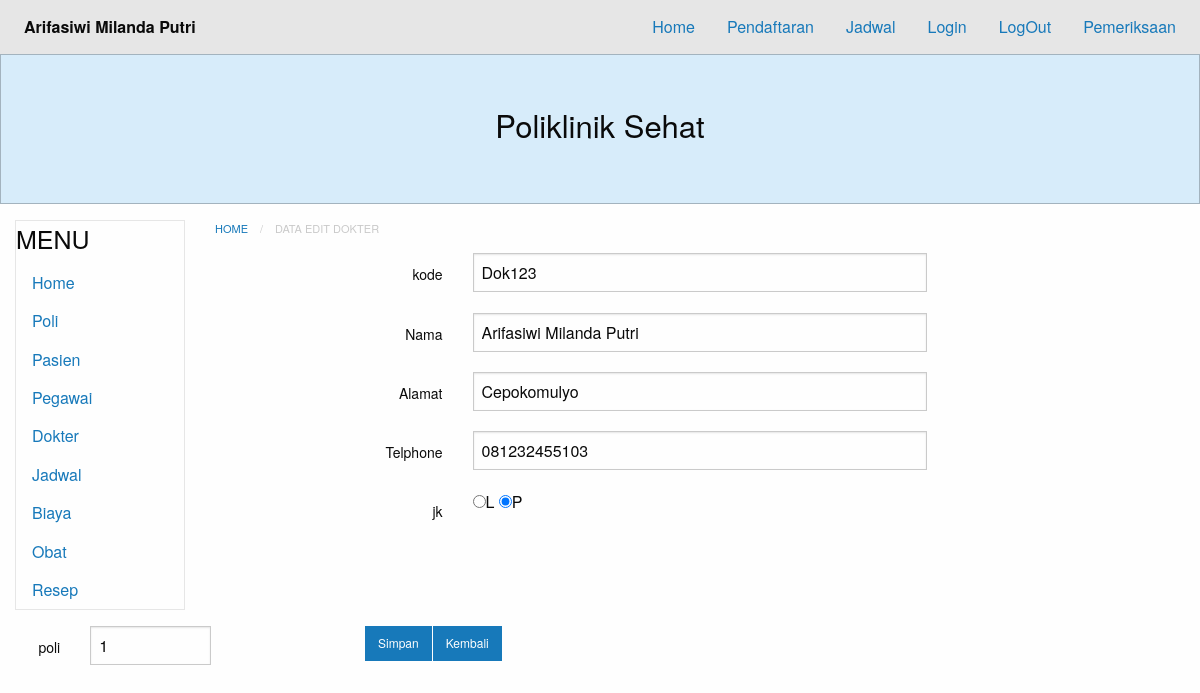
The app's page /?module=dokter-show&id=1 with its own data.
### tables this page shows
CREATE TABLE `dokter` (
  `id` int(11) NOT NULL,
  `kode` varchar(255) NOT NULL,
  `nama` varchar(255) NOT NULL,
  `alamat` varchar(255) NOT NULL,
  `telp` varchar(255) NOT NULL,
  `jk` varchar(255) NOT NULL,
  `poli_id` int(11) NOT NULL
);

### database.php (called while the page is built, shortened)
<?php
class Database {
	private $db_host = "localhost";
	private $db_user = "root";
	private $db_pass = "";
	private $db_name = "07_arifasiwimp_poliklinik";
	var $con = false;
    var $myconn = "";
	var $result = array();
    function __construct() {
        if(!$this->con){
            $this->myconn = new mysqli($this->db_host, $this->db_user, $this->db_pass, $this->db_name);
            if($this->myconn->connect_errno > 0){
                array_push($this->result, $this->myconn->connect_error);
                return false;
            }else{
                $this->myconn->set_charset('utf8');
                $this->con = true;
                return true;
            }
        } else {
            return true;
        }
    }
	public function select($table, $rows = '*', $join = null,$join2 = null,$join3 = null,$join4 = null, $join5 = null, $join6 = null, $where = null, $order = null, $limit = null){
		$q = 'SELECT '.$rows.' FROM '.$table;
        if($where != null){
        	$q .= ' WHERE '.$where;
		}
        if($this->tableExists($table)){
        	$query = $this->myconn->query($q);
			if($query){
				$this->numResults = $query->num_rows;
				for($i = 0; $i < $this->numResults; $i++){
					$r = $query->fetch_array();
                	$key = array_keys($r);
                	for($x = 0; $x < count($key); $x++){
                    	if(!is_int($key[$x])){
                    		if($query->num_rows >= 1){
                    			$this->result[$i][$key[$x]] = $r[$key[$x]];
							}else{
								$this->result[$i][$key[$x]] = null;
							}
						}
					}
				}
				return true;
			}else{
				array_push($this->result, $this->myconn->error);
				return false;
			}
      	}else{
      		return false;
    	}
    }
	private function TableExists($table) {
    	$res = $this->myconn->query('SHOW TABLES LIKE "'.$table.'"');
    	if(isset($res->num_rows)) {
        	return $res->num_rows > 0 ? true : false;
    	} else {
    		array_push($this->result, $table." does not exist in this database");
    		return false;
    	}
	}
    public function getOne(){
        $val = $this->result;
        return $val;
    }
}

### content.php (called while the page is built, shortened)
<?php
$module = empty($_GET['module']) ? 'home' : $_GET['module'];
switch($module) {
    case 'dokter-show':
        include 'modules/dokter/dokter-edit.php';
    break;
}
?>

### modules/dokter/dokter-edit.php (the view, shortened to what this page needs)
<?php require_once("database.php");
$id=$_GET['id'];
$db = new Database();
$db->select('dokter','*','','','','','','', "id=$id");
$res= $db->getOne();
if(count($res) == 0){
  echo "<b>Tidak ada data yang tersedia</b>";
}else{
  foreach ($res as &$r){?>
<nav aria-label="You are here:" role="navigation">
<ul class="breadcrumbs">
  <li>
    <a href="?module=dokter-edit?">Home</a></li>
  <li class="disabled">Data Edit dokter</li>
</ul>
</nav>
<form action="" method="post">
  <div class="grid-x grid-padding-x">
    <div class="small-3 cell">
      <label for="kode" class="text-right middle">kode</label>
    </div>
    <div class="small-6 cell">
      <input type="text" name="kode" placeholder="kode" value="<?php echo $r['kode']; ?>" required>
    </div>
  </div>
  <div class="grid-x grid-padding-x">
    <div class="small-3 cell">
      <label for="nama" class="text-right middle">Nama</label>
    </div>
    <div class="small-6 cell">
      <input type="text" name="nama" placeholder="Nama" value="<?php echo $r['nama']; ?>" required>
    </div>
  </div>
  <div class="grid-x grid-padding-x">
    <div class="small-3 cell">
      <label for="alamat" class="text-right middle">Alamat</label>
    </div>
    <div class="small-6 cell">
      <input type="text" name="alamat" placeholder="Alamat" value="<?php echo $r['alamat']; ?>" required>
    </div>
  </div>
  <div class="grid-x grid-padding-x">
    <div class="small-3 cell">
      <label for="telp" class="text-right middle">Telphone</label>
    </div>
    <div class="small-6 cell">
      <input type="text" name="telp" placeholder="Telphone" value="<?php echo $r['telp']; ?>" required>
    </div>
  </div>
  <div class="grid-x grid-padding-x">
    <div class="small-3 cell">
      <label for="jk" class="text-right middle">jk</label>
    </div>
    <div class="small-6 cell">
    <input type="radio" name="jk" <?php echo $r['jk'] == "L" ? "checked": "" ;?> value="L" />L
    <input type="radio" name="jk" <?php echo $r['jk'] == "P" ? "checked": "" ;?> value="P"/>P
    </div>
  </div>
  </div>
  <div class="grid-x grid-padding-x">
    <div class="small-3 cell">
      <label for="poli_id" class="text-right middle">poli</label>
    </div>
    <div class="small-6 cell">
      <input type="text" name="poli_id" placeholder="poli" value="<?php echo $r['poli_id']; ?>" required>
    </div>
  </div>
  <div class="grid-x grid-padding-x">
    <div class="small-3 cell">
      <label for="nama" class="text-right middle"></label>
    </div>
    <div class="small-6 cell">
		<div class="small button-group">
  <button class="button" type="submit" name="submit">Simpan</button>
  <a class="button" href='javascript:self.history.back();'>Kembali</a>
</div>
    </div>
  </div>
<?php
              }
          }
          ?>

### records on screen
dokter: kode "Dok123", nama "Arifasiwi Milanda Putri", alamat "Cepokomulyo", telp "081232455103", jk "☑", poli_id "1"
